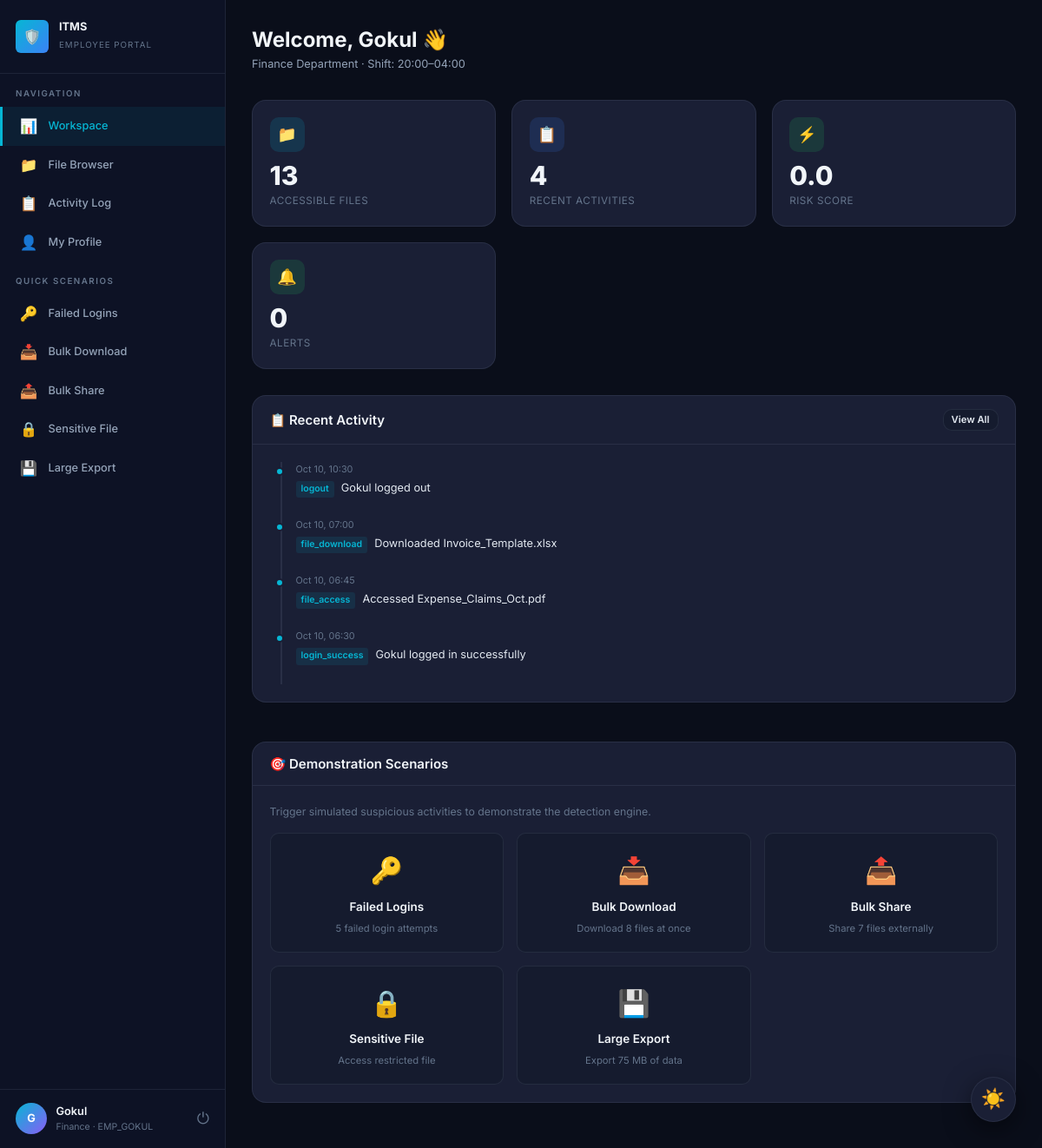
Screenshot of /employee/ (signed in) with the database file from the repository.
### app/models.py (models this page shows, shortened)
class User(UserMixin, db.Model):
    __tablename__ = 'users'
    id = db.Column(db.Integer, primary_key=True)
    username = db.Column(db.String(80), unique=True, nullable=False)
    display_name = db.Column(db.String(120), nullable=False)
    password_hash = db.Column(db.String(256), nullable=False)
    employee_id = db.Column(db.String(50), unique=True, nullable=False)
    department = db.Column(db.String(80), nullable=True)
    role = db.Column(db.String(20), nullable=False, default='employee')  # 'employee' or 'admin'
    shift_start = db.Column(db.String(5), nullable=True)  # HH:MM format
    shift_end = db.Column(db.String(5), nullable=True)  # HH:MM format
    risk_score = db.Column(db.Float, default=0.0)
    created_at = db.Column(db.DateTime, default=lambda: datetime.now())
    activities = db.relationship('Activity', backref='user', lazy='dynamic')
    alerts = db.relationship('Alert', backref='user', lazy='dynamic')
    def is_admin(self):
        return self.role == 'admin'

class Activity(db.Model):
    __tablename__ = 'activities'
    id = db.Column(db.Integer, primary_key=True)
    user_id = db.Column(db.Integer, db.ForeignKey('users.id'), nullable=False)
    activity_type = db.Column(db.String(50), nullable=False)
    description = db.Column(db.Text, nullable=False)
    details = db.Column(db.Text, nullable=True)  # JSON string for extra metadata
    ip_address = db.Column(db.String(45), nullable=True)
    is_suspicious = db.Column(db.Boolean, default=False)
    risk_contribution = db.Column(db.Float, default=0.0)
    timestamp = db.Column(db.DateTime, default=lambda: datetime.now())

### app/routes/employee.py (the view)
@employee_bp.route('/')
@login_required
@employee_required
def workspace():
    recent_activities = Activity.query.filter_by(user_id=current_user.id) \
        .order_by(Activity.timestamp.desc()).limit(10).all()
    alert_count = Alert.query.filter_by(user_id=current_user.id).count()
    dept_files = SimulatedFile.query.filter(
        (SimulatedFile.department == current_user.department) |
        (SimulatedFile.department == 'Shared')
    ).all()
    return render_template('employee/workspace.html',
                           activities=recent_activities,
                           alert_count=alert_count,
                           files=dept_files)

### app/routes/employee.py (called while the page is built)
def employee_required(f):
    @wraps(f)
    def decorated(*args, **kwargs):
        if not current_user.is_authenticated:
            return redirect(url_for('auth.login'))
        if current_user.is_admin():
            abort(403)
        return f(*args, **kwargs)
    return decorated

### app/templates/employee/workspace.html (shortened to what this page needs)
{% extends "base.html" %}
{% block body %}
<div class="app-layout">
    <aside class="sidebar">
        <div class="sidebar-brand">
            <div class="brand-icon">🛡️</div>
            <div class="brand-text">
                <h3>ITMS</h3>
                <span>Employee Portal</span>
            </div>
        </div>
        <nav class="sidebar-nav">
            <div class="nav-section">
                <div class="nav-section-title">Navigation</div>
                <a href="{{ url_for('employee.workspace') }}" class="nav-link active">
                    <span class="nav-icon">📊</span> Workspace
                </a>
                <a href="{{ url_for('employee.file_browser') }}" class="nav-link">
                    <span class="nav-icon">📁</span> File Browser
                </a>
                <a href="{{ url_for('employee.activity_log') }}" class="nav-link">
                    <span class="nav-icon">📋</span> Activity Log
                </a>
                <a href="{{ url_for('employee.profile') }}" class="nav-link">
                    <span class="nav-icon">👤</span> My Profile
                </a>
            </div>
            <div class="nav-section">
                <div class="nav-section-title">Quick Scenarios</div>
                <a href="#" class="nav-link" onclick="triggerScenario('failed-logins'); return false;">
                    <span class="nav-icon">🔑</span> Failed Logins
                </a>
                <a href="#" class="nav-link" onclick="triggerScenario('bulk-download'); return false;">
                    <span class="nav-icon">📥</span> Bulk Download
                </a>
                <a href="#" class="nav-link" onclick="triggerScenario('bulk-share'); return false;">
                    <span class="nav-icon">📤</span> Bulk Share
                </a>
                <a href="#" class="nav-link" onclick="triggerScenario('sensitive-access'); return false;">
                    <span class="nav-icon">🔒</span> Sensitive File
                </a>
                <a href="#" class="nav-link" onclick="triggerScenario('large-export'); return false;">
                    <span class="nav-icon">💾</span> Large Export
                </a>
            </div>
        </nav>
        <div class="sidebar-user">
            <div class="user-avatar">{{ current_user.display_name[0] }}</div>
            <div class="user-info">
                <div class="user-name">{{ current_user.display_name }}</div>
                <div class="user-role">{{ current_user.department }} · {{ current_user.employee_id }}</div>
            </div>
            <a href="{{ url_for('auth.logout') }}" title="Logout" style="color: var(--text-muted); font-size: 1.2rem;">⏻</a>
        </div>
    </aside>
    <main class="main-content">
        <div class="page-header">
            <div>
                <h1>Welcome, {{ current_user.display_name }} 👋</h1>
                <p class="subtitle">{{ current_user.department }} Department · Shift: {{ current_user.shift_start }}–{{ current_user.shift_end }}</p>
            </div>
        </div>
        <div class="stats-grid">
            <div class="stat-card">
                <div class="stat-header">
                    <div class="stat-icon cyan">📁</div>
                </div>
                <div class="stat-value">{{ files|length }}</div>
                <div class="stat-label">Accessible Files</div>
            </div>
            <div class="stat-card">
                <div class="stat-header">
                    <div class="stat-icon blue">📋</div>
                </div>
                <div class="stat-value">{{ activities|length }}</div>
                <div class="stat-label">Recent Activities</div>
            </div>
            <div class="stat-card">
                <div class="stat-header">
                    <div class="stat-icon {% if current_user.risk_score >= 70 %}red{% elif current_user.risk_score >= 40 %}yellow{% else %}green{% endif %}">⚡</div>
                </div>
                <div class="stat-value">{{ current_user.risk_score|round(1) }}</div>
                <div class="stat-label">Risk Score</div>
            </div>
            <div class="stat-card">
                <div class="stat-header">
                    <div class="stat-icon {% if alert_count > 0 %}red{% else %}green{% endif %}">🔔</div>
                </div>
                <div class="stat-value">{{ alert_count }}</div>
                <div class="stat-label">Alerts</div>
            </div>
        </div>
        <div class="grid-2">
            <div class="panel">
                <div class="panel-header">
                    <h3>📋 Recent Activity</h3>
                    <a href="{{ url_for('employee.activity_log') }}" class="btn btn-xs btn-secondary">View All</a>
                </div>
                <div class="panel-body">
                    {% if activities %}
                    <div class="timeline">
                        {% for act in activities %}
                        <div class="timeline-item {% if act.is_suspicious %}suspicious{% endif %}">
                            <div class="timeline-time">{{ act.timestamp.strftime('%b %d, %H:%M') }}</div>
                            <div class="timeline-content">
                                <span class="timeline-type">{{ act.activity_type }}</span>
                                {{ act.description }}
                            </div>
                        </div>
                        {% endfor %}
                    </div>
                    {% else %}
                    <div class="empty-state">
                        <div class="empty-icon">📋</div>
                        <p>No recent activities</p>
                    </div>
                    {% endif %}
                </div>
            </div>
            <div class="panel">
                <div class="panel-header">
                    <h3>🎯 Demonstration Scenarios</h3>
                </div>
                <div class="panel-body">
                    <p style="color: var(--text-muted); font-size: 0.82rem; margin-bottom: 1rem;">
                        Trigger simulated suspicious activities to demonstrate the detection engine.
                    </p>
                    <div class="scenario-grid">
                        <div class="scenario-card" onclick="triggerScenario('failed-logins')" id="scenarioFailedLogins">
                            <div class="scenario-icon">🔑</div>
                            <div class="scenario-title">Failed Logins</div>
                            <div class="scenario-desc">5 failed login attempts</div>
                        </div>
                        <div class="scenario-card" onclick="triggerScenario('bulk-download')" id="scenarioBulkDownload">
                            <div class="scenario-icon">📥</div>
                            <div class="scenario-title">Bulk Download</div>
                            <div class="scenario-desc">Download 8 files at once</div>
                        </div>
                        <div class="scenario-card" onclick="triggerScenario('bulk-share')" id="scenarioBulkShare">
                            <div class="scenario-icon">📤</div>
                            <div class="scenario-title">Bulk Share</div>
                            <div class="scenario-desc">Share 7 files externally</div>
                        </div>
                        <div class="scenario-card" onclick="triggerScenario('sensitive-access')" id="scenarioSensitive">
                            <div class="scenario-icon">🔒</div>
                            <div class="scenario-title">Sensitive File</div>
                            <div class="scenario-desc">Access restricted file</div>
                        </div>
                        <div class="scenario-card" onclick="triggerScenario('large-export')" id="scenarioExport">
                            <div class="scenario-icon">💾</div>
                            <div class="scenario-title">Large Export</div>
                            <div class="scenario-desc">Export 75 MB of data</div>
                        </div>
                    </div>
                </div>
            </div>
        </div>
    </main>
</div>
{% endblock %}

### rows the page displays
User: display_name "G", display_name "Gokul", department "Finance", employee_id "EMP_GOKUL", shift_start "20:00", shift_end "04:00", risk_score "0.0"
Activity: timestamp "Oct 10, 10:30", activity_type "logout", description "Gokul logged out"
Activity: timestamp "Oct 10, 07:00", activity_type "file_download", description "Downloaded Invoice_Template.xlsx"
Activity: timestamp "Oct 10, 06:45", activity_type "file_access", description "Accessed Expense_Claims_Oct.pdf"
Activity: timestamp "Oct 10, 06:30", activity_type "login_success", description "Gokul logged in successfully"

### other values shown
{{ files|length }} "13"
{{ activities|length }} "4"
{{ alert_count }} "0"
